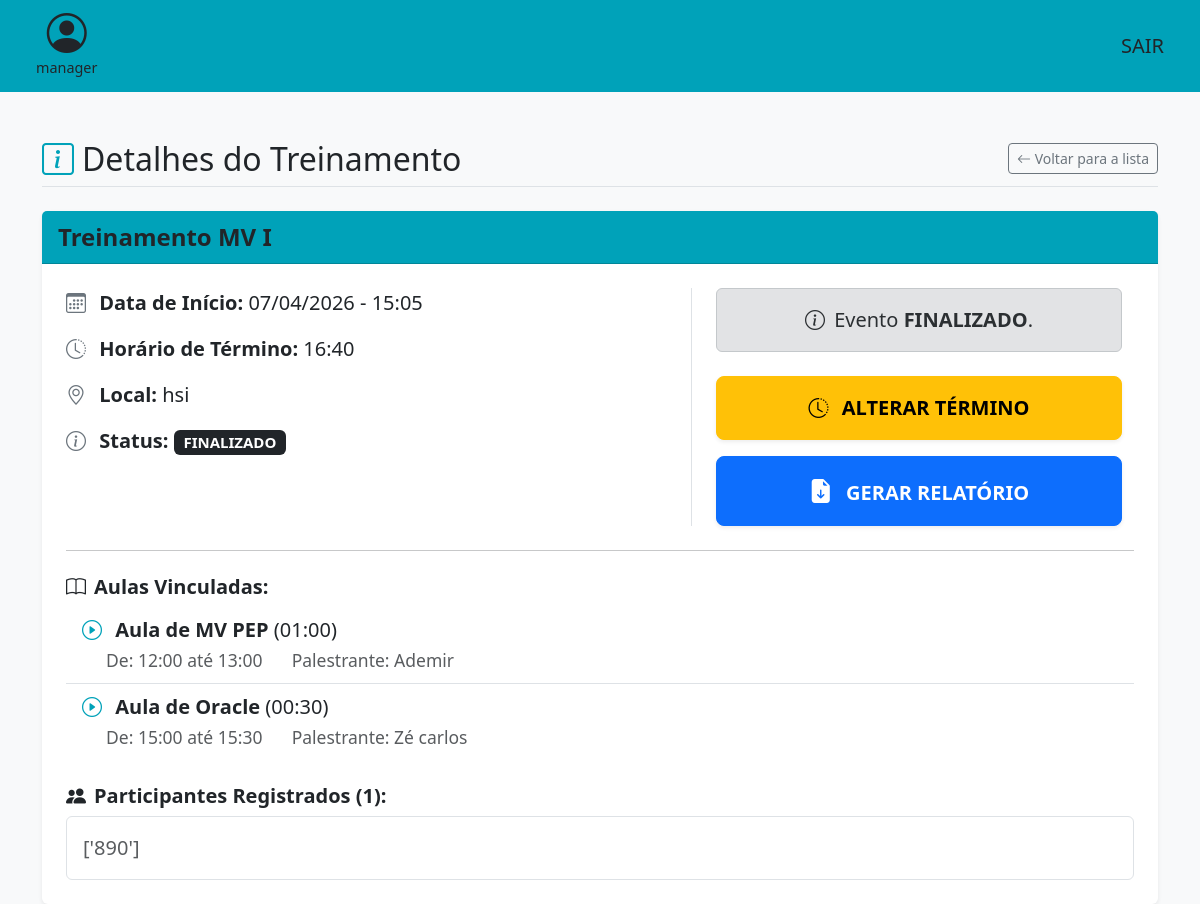
Page /conferir-treinamento/11/ (signed in) on the earlier database version.
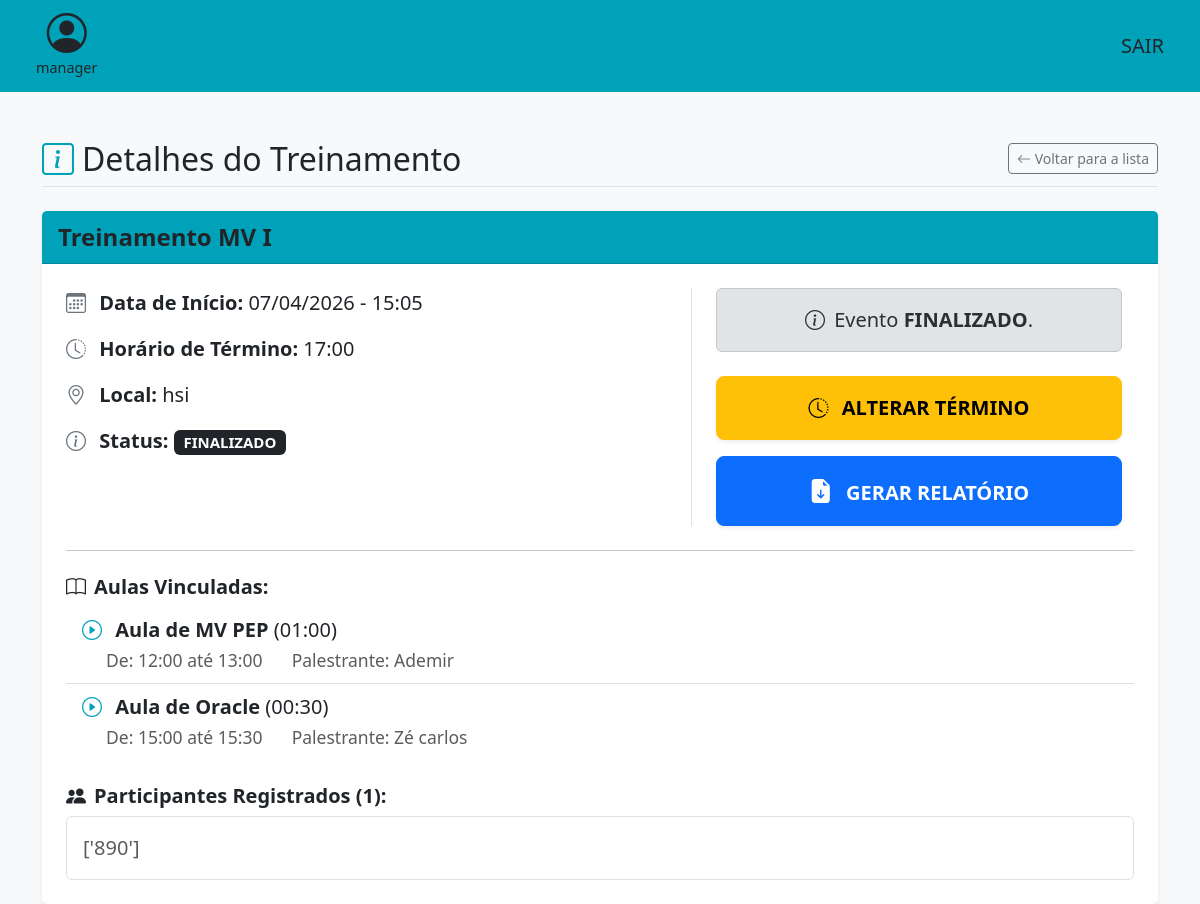
Same page on the later database version.
### events/models.py (models this page shows, shortened)
class Treinamento(models.Model):
    opcoes_local = [
        ("AUDITORIO HSI","hsi"),
        ("AUDITORIO ADM CENTRAL","pupileira"),
    ]
    opcoes_status = [
        ("FINALIZADO","finalizado"),
        ("CANCELADO","cancelado"),
        ("MARCADO","marcado"),
        ("ANDAMENTO","andamento")
    ]
    nm_evento = models.CharField(max_length=100)
    data = models.DateTimeField()
    local = models.CharField(max_length=50,choices=opcoes_local)
    status = models.CharField(max_length=50,choices=opcoes_status)
    participantes = models.JSONField(default=list,blank=True)
    aulas = models.ManyToManyField(Aula, related_name='aulas')
    horario_final = models.TimeField(null=True,blank=True)
    usuario_cadastrante = models.ForeignKey(User, on_delete=models.CASCADE,null=True,blank=True)

### events/views.py (the view)
# urls.py: path('conferir-treinamento/<int:treinamento_id>/',conferir_treinamento,name='conferir-treinamento'),
@login_required(login_url='/login')
def conferir_treinamento(request,treinamento_id):
    treinamento = Treinamento.objects.get(id=treinamento_id)
    return render(request,'events/conferir-treinamento.html',{'treinamento':treinamento})

### templates/events/conferir-treinamento.html (shortened to what the changed rows need)
<!DOCTYPE html>
<html lang="pt-br">
<head>
    <link href="https://cdn.jsdelivr.net/npm/bootstrap@5.3.2/dist/css/bootstrap.min.css" rel="stylesheet">
    <link href="https://cdn.jsdelivr.net/npm/bootstrap-icons@1.11.1/font/bootstrap-icons.css" rel="stylesheet">
</head>
<body class="bg-light">
    <div class="container mt-5">
        <div class="d-flex justify-content-between align-items-center mb-4 border-bottom pb-2">
            <h2 class="m-0"><i class="bi bi-info-square text-custom-teal me-2"></i>Detalhes do Treinamento</h2>
        </div>
        <div class="card shadow-sm border-0">
            <div class="card-header bg-custom-teal text-dark fw-bold fs-4">
                {{ treinamento.nm_evento }}
            </div>
            <div class="card-body fs-5 p-4">
                <div class="row">
                    <div class="col-md-7">
                        <p><i class="bi bi-calendar3 text-secondary me-2"></i> <strong>Data de Início:</strong> {{ treinamento.data|date:"d/m/Y - H:i" }}</p>
                        <p><i class="bi bi-clock-history text-secondary me-2"></i> <strong>Horário de Término:</strong> {{ treinamento.horario_final|time:"H:i"|default:"Não informado" }}</p>
                        <p><i class="bi bi-geo-alt text-secondary me-2"></i> <strong>Local:</strong> {{ treinamento.get_local_display }}</p>
                        <p><i class="bi bi-info-circle text-secondary me-2"></i> <strong>Status:</strong>
                            <span class="badge bg-dark">{{ treinamento.get_status_display|upper }}</span>
                        </p>
                    </div>
                    <div class="col-md-5 d-flex flex-column justify-content-center gap-3 border-start px-4">
                        {% if treinamento.status == 'MARCADO' %}
                            <button type="button" class="btn btn-success btn-lg fw-bold shadow-sm py-3 w-100" data-bs-toggle="modal" data-bs-target="#iniciarModal">
                                <i class="bi bi-play-fill fs-4 me-2"></i> INICIAR EVENTO
                            </button>
                            <a href="{% url 'editar-treinamento' treinamento.id %}" class="btn btn-primary btn-lg fw-bold shadow-sm py-3 w-100">
                                <i class="bi bi-pencil-square fs-4 me-2"></i> EDITAR EVENTO
                            </a>
                            <button type="button" class="btn btn-danger btn-lg fw-bold shadow-sm py-3 w-100" data-bs-toggle="modal" data-bs-target="#cancelarModal">
                                <i class="bi bi-x-circle-fill fs-4 me-2"></i> CANCELAR EVENTO
                            </button>
                        {% else %}
                            <div class="alert alert-secondary text-center mb-2">
                                <i class="bi bi-info-circle me-1"></i> Evento <strong>{{ treinamento.get_status_display|upper }}</strong>.
                            </div>
                            <button type="button" class="btn btn-warning btn-lg fw-bold shadow-sm py-3 w-100" data-bs-toggle="modal" data-bs-target="#alterarHorarioModal">
                                <i class="bi bi-clock-history me-2"></i> ALTERAR TÉRMINO
                            </button>
                            <a href="{% url 'exportar-lista-treinamento' treinamento.id %}" class="btn btn-primary btn-lg fw-bold shadow-sm py-3 w-100">
                                <i class="bi bi-file-earmark-arrow-down-fill fs-4 me-2"></i> GERAR RELATÓRIO
                            </a>
                        {% endif %}
                    </div>
                </div>
                <hr class="my-4">
                <h5 class="fw-bold"><i class="bi bi-book me-2"></i>Aulas Vinculadas:</h5>
                <ul class="list-group list-group-flush mb-4">
                    {% for aula in treinamento.aulas.all %}
                        <li class="list-group-item bg-transparent">
                            <strong>{{ aula.nm_aula }}</strong> ({{ aula.carga_horaria }}) <br>
                        </li>
                    {% empty %}
                        <li class="list-group-item bg-transparent text-danger">Nenhuma aula vinculada a este evento.</li>
                    {% endfor %}
                </ul>
                <h5 class="fw-bold"><i class="bi bi-people-fill me-2"></i>Participantes Registrados ({{ treinamento.participantes|length }}):</h5>
                <div class="bg-white border rounded p-3 text-muted">
                    {{ treinamento.participantes }}
                </div>
            </div>
        </div>
    </div>
</body>
</html>

Differences in the rows shown:
changed Treinamento "Treinamento MV I": horario_final "16:40" → "17:00"
